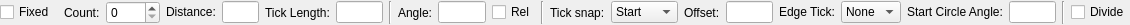
<?xml version="1.0" encoding="UTF-8"?>
<ui version="4.0">
 <class>LC_SliceDivideOptions</class>
 <widget class="QWidget" name="LC_SliceDivideOptions">
  <property name="geometry">
   <rect>
    <x>0</x>
    <y>0</y>
    <width>1130</width>
    <height>24</height>
   </rect>
  </property>
  <property name="windowTitle">
   <string>Form</string>
  </property>
  <layout class="QGridLayout" name="gridLayout">
   <property name="leftMargin">
    <number>0</number>
   </property>
   <property name="topMargin">
    <number>1</number>
   </property>
   <property name="rightMargin">
    <number>0</number>
   </property>
   <property name="bottomMargin">
    <number>1</number>
   </property>
   <item row="1" column="18">
    <widget class="QFrame" name="frmCircle">
     <property name="frameShape">
      <enum>QFrame::NoFrame</enum>
     </property>
     <property name="frameShadow">
      <enum>QFrame::Raised</enum>
     </property>
     <layout class="QGridLayout" name="gridLayout_2">
      <property name="leftMargin">
       <number>0</number>
      </property>
      <property name="topMargin">
       <number>0</number>
      </property>
      <property name="rightMargin">
       <number>0</number>
      </property>
      <property name="bottomMargin">
       <number>0</number>
      </property>
      <item row="0" column="0">
       <widget class="QLabel" name="lblCircleStartAngle">
        <property name="text">
         <string>Start Circle Angle:</string>
        </property>
       </widget>
      </item>
      <item row="0" column="1">
       <widget class="QLineEdit" name="leCircleStartAngle">
        <property name="sizePolicy">
         <sizepolicy hsizetype="Preferred" vsizetype="Fixed">
          <horstretch>0</horstretch>
          <verstretch>0</verstretch>
         </sizepolicy>
        </property>
        <property name="minimumSize">
         <size>
          <width>30</width>
          <height>0</height>
         </size>
        </property>
        <property name="maximumSize">
         <size>
          <width>60</width>
          <height>16777215</height>
         </size>
        </property>
        <property name="toolTip">
         <string>Start angle for circle from which ticks will start. </string>
        </property>
       </widget>
      </item>
     </layout>
    </widget>
   </item>
   <item row="1" column="13">
    <widget class="QLabel" name="label_4">
     <property name="text">
      <string>Offset:</string>
     </property>
    </widget>
   </item>
   <item row="1" column="14">
    <widget class="QLineEdit" name="leTickOffset">
     <property name="minimumSize">
      <size>
       <width>30</width>
       <height>0</height>
      </size>
     </property>
     <property name="maximumSize">
      <size>
       <width>60</width>
       <height>16777215</height>
      </size>
     </property>
     <property name="toolTip">
      <string>Offset of tick snap point to intersection point. </string>
     </property>
    </widget>
   </item>
   <item row="1" column="7">
    <widget class="QLabel" name="label_3">
     <property name="text">
      <string>Angle:</string>
     </property>
    </widget>
   </item>
   <item row="1" column="2">
    <widget class="QFrame" name="frmDistance">
     <property name="frameShape">
      <enum>QFrame::NoFrame</enum>
     </property>
     <property name="frameShadow">
      <enum>QFrame::Raised</enum>
     </property>
     <layout class="QGridLayout" name="gridLayout_5">
      <property name="leftMargin">
       <number>0</number>
      </property>
      <property name="topMargin">
       <number>0</number>
      </property>
      <property name="rightMargin">
       <number>0</number>
      </property>
      <property name="bottomMargin">
       <number>0</number>
      </property>
      <item row="0" column="0">
       <widget class="QLabel" name="label_6">
        <property name="sizePolicy">
         <sizepolicy hsizetype="Minimum" vsizetype="Preferred">
          <horstretch>0</horstretch>
          <verstretch>0</verstretch>
         </sizepolicy>
        </property>
        <property name="text">
         <string>Distance:</string>
        </property>
       </widget>
      </item>
      <item row="0" column="1">
       <widget class="QLineEdit" name="leDistance">
        <property name="sizePolicy">
         <sizepolicy hsizetype="Preferred" vsizetype="Fixed">
          <horstretch>0</horstretch>
          <verstretch>0</verstretch>
         </sizepolicy>
        </property>
        <property name="minimumSize">
         <size>
          <width>30</width>
          <height>0</height>
         </size>
        </property>
        <property name="maximumSize">
         <size>
          <width>50</width>
          <height>16777215</height>
         </size>
        </property>
        <property name="toolTip">
         <string>Distance between ticks.</string>
        </property>
       </widget>
      </item>
     </layout>
    </widget>
   </item>
   <item row="1" column="20">
    <widget class="QCheckBox" name="cbDivide">
     <property name="toolTip">
      <string>If checked, selected entity will be divided by tick intersection points. </string>
     </property>
     <property name="text">
      <string>Divide</string>
     </property>
    </widget>
   </item>
   <item row="1" column="5">
    <widget class="QLineEdit" name="leTickLengh">
     <property name="minimumSize">
      <size>
       <width>30</width>
       <height>0</height>
      </size>
     </property>
     <property name="maximumSize">
      <size>
       <width>60</width>
       <height>16777215</height>
      </size>
     </property>
     <property name="toolTip">
      <string>Length of tick.</string>
     </property>
    </widget>
   </item>
   <item row="1" column="11">
    <widget class="QLabel" name="label_5">
     <property name="text">
      <string>Tick snap:</string>
     </property>
    </widget>
   </item>
   <item row="1" column="8">
    <widget class="QLineEdit" name="leTickAngle">
     <property name="minimumSize">
      <size>
       <width>30</width>
       <height>0</height>
      </size>
     </property>
     <property name="maximumSize">
      <size>
       <width>60</width>
       <height>16777215</height>
      </size>
     </property>
     <property name="toolTip">
      <string>Angle between tick and selected entity.</string>
     </property>
    </widget>
   </item>
   <item row="1" column="9">
    <widget class="QCheckBox" name="cbRelAngle">
     <property name="toolTip">
      <string>If checked, tick angle is related to selected entity, otherwise it is absolute angle.</string>
     </property>
     <property name="text">
      <string>Rel</string>
     </property>
    </widget>
   </item>
   <item row="1" column="19">
    <widget class="Line" name="line">
     <property name="orientation">
      <enum>Qt::Vertical</enum>
     </property>
    </widget>
   </item>
   <item row="1" column="4">
    <widget class="QLabel" name="label_2">
     <property name="text">
      <string>Tick Length:</string>
     </property>
    </widget>
   </item>
   <item row="1" column="12">
    <widget class="QComboBox" name="cbTickSnap">
     <property name="toolTip">
      <string>Defines which point of tick should be placed to intersection point with selected entity.</string>
     </property>
     <item>
      <property name="text">
       <string>Start</string>
      </property>
     </item>
     <item>
      <property name="text">
       <string>Middle</string>
      </property>
     </item>
     <item>
      <property name="text">
       <string>End</string>
      </property>
     </item>
    </widget>
   </item>
   <item row="1" column="0">
    <widget class="QCheckBox" name="cbMode">
     <property name="toolTip">
      <string>If checked, specified fixed distance between ticks will be used. Otherwise, distance will be calculated based on entity length and ticks count. </string>
     </property>
     <property name="text">
      <string>Fixed </string>
     </property>
    </widget>
   </item>
   <item row="1" column="21">
    <spacer name="horizontalSpacer">
     <property name="orientation">
      <enum>Qt::Horizontal</enum>
     </property>
     <property name="sizeHint" stdset="0">
      <size>
       <width>0</width>
       <height>20</height>
      </size>
     </property>
    </spacer>
   </item>
   <item row="1" column="1">
    <widget class="QFrame" name="frmCount">
     <property name="frameShape">
      <enum>QFrame::NoFrame</enum>
     </property>
     <property name="frameShadow">
      <enum>QFrame::Raised</enum>
     </property>
     <layout class="QGridLayout" name="gridLayout_4">
      <property name="leftMargin">
       <number>0</number>
      </property>
      <property name="topMargin">
       <number>0</number>
      </property>
      <property name="rightMargin">
       <number>0</number>
      </property>
      <property name="bottomMargin">
       <number>0</number>
      </property>
      <property name="horizontalSpacing">
       <number>6</number>
      </property>
      <item row="0" column="1">
       <widget class="QSpinBox" name="sbCount">
        <property name="toolTip">
         <string>Count of ticks between edges of selected entity.</string>
        </property>
        <property name="maximum">
         <number>5000</number>
        </property>
       </widget>
      </item>
      <item row="0" column="0">
       <widget class="QLabel" name="label">
        <property name="text">
         <string>Count:</string>
        </property>
       </widget>
      </item>
     </layout>
    </widget>
   </item>
   <item row="1" column="17">
    <widget class="QFrame" name="frmEdge">
     <property name="frameShape">
      <enum>QFrame::NoFrame</enum>
     </property>
     <property name="frameShadow">
      <enum>QFrame::Raised</enum>
     </property>
     <layout class="QGridLayout" name="gridLayout_3">
      <property name="leftMargin">
       <number>0</number>
      </property>
      <property name="topMargin">
       <number>0</number>
      </property>
      <property name="rightMargin">
       <number>0</number>
      </property>
      <property name="bottomMargin">
       <number>0</number>
      </property>
      <item row="0" column="1">
       <widget class="QComboBox" name="cbEdgeTick">
        <property name="toolTip">
         <string>Devines how ticks on entity edges should be placed. </string>
        </property>
        <item>
         <property name="text">
          <string>None</string>
         </property>
        </item>
        <item>
         <property name="text">
          <string>Both</string>
         </property>
        </item>
        <item>
         <property name="text">
          <string>Start</string>
         </property>
        </item>
        <item>
         <property name="text">
          <string>End</string>
         </property>
        </item>
       </widget>
      </item>
      <item row="0" column="0">
       <widget class="QLabel" name="lblEdgetTick">
        <property name="text">
         <string>Edge Tick:</string>
        </property>
       </widget>
      </item>
     </layout>
    </widget>
   </item>
   <item row="1" column="10">
    <widget class="Line" name="line_2">
     <property name="orientation">
      <enum>Qt::Vertical</enum>
     </property>
    </widget>
   </item>
   <item row="1" column="6">
    <widget class="Line" name="line_3">
     <property name="orientation">
      <enum>Qt::Vertical</enum>
     </property>
    </widget>
   </item>
  </layout>
 </widget>
 <resources/>
 <connections/>
</ui>
